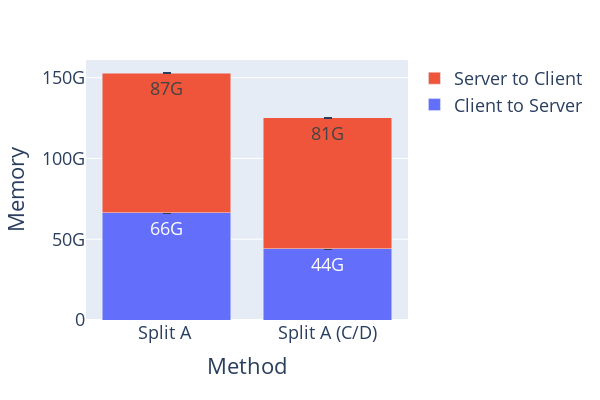

The notebook cell saved with this chart:
### Code cell
good_name_size_column = {
    'size_server_to_client_msg' : 'Server to Client',
    'size_server_output' : 'Server Output',
    'size_client_head_gradient' : 'Client Gradient',
    'size_server_model' : 'Server Model',
    'size_client_to_server_msg' : 'Client to Server',
    'size_client_head_output' : 'Client Output',
    'size_server_gradient' : 'Server Gradient',
}    


column_to_plot = ['size_server_to_client_msg', 'size_client_to_server_msg']

fig = nice_plot_multi_columns(
    df_summary,
    x_axis='method_name',
    y_axiss=column_to_plot,
    plot_type='bar',
    y_axis_title='Memory',
    x_axis_title='Method',
    legend_names = {column : good_name_size_column[column] for column in column_to_plot}
)

for trace in fig.data:
    trace.text = trace.y
    trace.textposition = 'inside'
    trace.texttemplate = '%{text:.2s}'

# update_layout
fig.update_layout(
    barmode='stack',
    legend={'traceorder':'reversed'},
    width=600,
    height=400,
)
fig.update_yaxes(tickformat="s")
fig.show()

fig.write_image(f"figures/memory_server_client.pdf")

### Figure 1 — Plotly figure (JSON) as saved in the notebook; plotly's stock layout.template omitted (floating-point values rounded to 4 significant figures)
{"data": [{"alignmentgroup": "True", "error_y": {"array": [243.6, 1373000.0]}, "hovertemplate": "Legend=Client to Server<br>method_name=%{x}<br>value_mean=%{y}<extra></extra>", "legendgroup": "Client to Server", "marker": {"color": "#636efa", "pattern": {"shape": ""}}, "name": "Client to Server", "offsetgroup": "Client to Server", "orientation": "v", "showlegend": true, "text": [66355942451, 44140000000.0], "textposition": "inside", "texttemplate": "%{text:.2s}", "type": "bar", "x": ["Split A ", "Split A (C/D)"], "xaxis": "x", "y": [66355942451, 44140000000.0], "yaxis": "y"}, {"alignmentgroup": "True", "error_y": {"array": [0, 8106000.0]}, "hovertemplate": "Legend=Server to Client<br>method_name=%{x}<br>value_mean=%{y}<extra></extra>", "legendgroup": "Server to Client", "marker": {"color": "#EF553B", "pattern": {"shape": ""}}, "name": "Server to Client", "offsetgroup": "Server to Client", "orientation": "v", "showlegend": true, "text": [86565300329, 81065449054], "textposition": "inside", "texttemplate": "%{text:.2s}", "type": "bar", "x": ["Split A ", "Split A (C/D)"], "xaxis": "x", "y": [86565300329, 81065449054], "yaxis": "y"}], "layout": {"barmode": "stack", "font": {"size": 18}, "height": 400, "hovermode": "x", "legend": {"title": {}, "tracegroupgap": 0, "traceorder": "reversed"}, "margin": {"t": 60}, "width": 600, "xaxis": {"anchor": "y", "domain": [0, 1], "title": {"text": "Method"}}, "yaxis": {"anchor": "x", "domain": [0, 1], "tickformat": "s", "title": {"text": "Memory"}}}}
